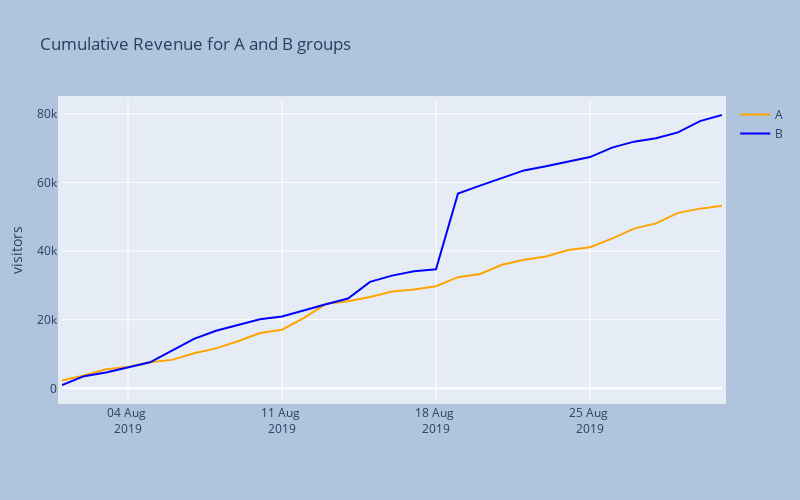

The notebook cell saved with this chart:
### Code cell
fig = go.Figure()
fig.add_trace(go.Scatter(x = cumulativeRevenueA['date'], 
                        y = cumulativeRevenueA['revenue'],
                    mode = 'lines',
                    name = 'A', line = dict(color = 'orange', width = 2 )))
fig.add_trace(go.Scatter(x = cumulativeRevenueB['date'], 
                        y = cumulativeRevenueB['revenue'], 
                    mode = 'lines',
                    name = 'B', line = dict(color = 'blue', width = 2 )))

fig.update_layout(autosize = False, width = 800, height = 500, margin = dict(
        l = 50, r = 50, b = 100, t = 100, pad = 4), paper_bgcolor = 'LightSteelBlue',
                  xaxis_tickformat = '%d %b <br>%Y', 
                  title_text = 'date')
# Customize y-axis label
fig.update_yaxes(title_text = 'visitors')  # Add y-axis label
# Add title to the plot
fig.update_layout(title_text = 'Cumulative Revenue for A and B groups')
fig.update_layout(
    showlegend = True)
fig.show()

### Figure 1 — Plotly figure (JSON) as saved in the notebook; plotly's stock layout.template omitted (floating-point values rounded to 4 significant figures)
{"data": [{"line": {"color": "orange", "width": 2}, "mode": "lines", "name": "A", "type": "scatter", "x": ["2019-08-01T00:00:00", "2019-08-02T00:00:00", "2019-08-03T00:00:00", "2019-08-04T00:00:00", "2019-08-05T00:00:00", "2019-08-06T00:00:00", "2019-08-07T00:00:00", "2019-08-08T00:00:00", "2019-08-09T00:00:00", "2019-08-10T00:00:00", "2019-08-11T00:00:00", "2019-08-12T00:00:00", "2019-08-13T00:00:00", "2019-08-14T00:00:00", "2019-08-15T00:00:00", "2019-08-16T00:00:00", "2019-08-17T00:00:00", "2019-08-18T00:00:00", "2019-08-19T00:00:00", "2019-08-20T00:00:00", "2019-08-21T00:00:00", "2019-08-22T00:00:00", "2019-08-23T00:00:00", "2019-08-24T00:00:00", "2019-08-25T00:00:00", "2019-08-26T00:00:00", "2019-08-27T00:00:00", "2019-08-28T00:00:00", "2019-08-29T00:00:00", "2019-08-30T00:00:00", "2019-08-31T00:00:00"], "y": [2267.0, 3735.0, 5550.0, 6226.0, 7624.0, 8292, 10234, 11640.0, 13734, 16120.0, 17080.0, 20530.0, 24630.0, 25350.0, 26620.0, 28220.0, 28770.0, 29740.0, 32390.0, 33330.0, 36000.0, 37460.0, 38410.0, 40320.0, 41140.0, 43600.0, 46539, 48070.0, 51130.0, 52360.0, 53210.0]}, {"line": {"color": "blue", "width": 2}, "mode": "lines", "name": "B", "type": "scatter", "x": ["2019-08-01T00:00:00", "2019-08-02T00:00:00", "2019-08-03T00:00:00", "2019-08-04T00:00:00", "2019-08-05T00:00:00", "2019-08-06T00:00:00", "2019-08-07T00:00:00", "2019-08-08T00:00:00", "2019-08-09T00:00:00", "2019-08-10T00:00:00", "2019-08-11T00:00:00", "2019-08-12T00:00:00", "2019-08-13T00:00:00", "2019-08-14T00:00:00", "2019-08-15T00:00:00", "2019-08-16T00:00:00", "2019-08-17T00:00:00", "2019-08-18T00:00:00", "2019-08-19T00:00:00", "2019-08-20T00:00:00", "2019-08-21T00:00:00", "2019-08-22T00:00:00", "2019-08-23T00:00:00", "2019-08-24T00:00:00", "2019-08-25T00:00:00", "2019-08-26T00:00:00", "2019-08-27T00:00:00", "2019-08-28T00:00:00", "2019-08-29T00:00:00", "2019-08-30T00:00:00", "2019-08-31T00:00:00"], "y": [967.2, 3535.0, 4607.0, 6138.0, 7588.0, 10960.0, 14390.0, 16770.0, 18430.0, 20100.0, 20959, 22620.0, 24490.0, 26180.0, 31030.0, 32840.0, 34120.0, 34680.0, 56750.0, 59070.0, 61270.0, 63500.0, 64730.0, 66140.0, 67390.0, 70140.0, 71885, 72900.0, 74580.0, 77860.0, 79650.0]}], "layout": {"autosize": false, "height": 500, "margin": {"b": 100, "l": 50, "pad": 4, "r": 50, "t": 100}, "paper_bgcolor": "LightSteelBlue", "showlegend": true, "title": {"text": "Cumulative Revenue for A and B groups"}, "width": 800, "xaxis": {"tickformat": "%d %b <br>%Y"}, "yaxis": {"title": {"text": "visitors"}}}}
